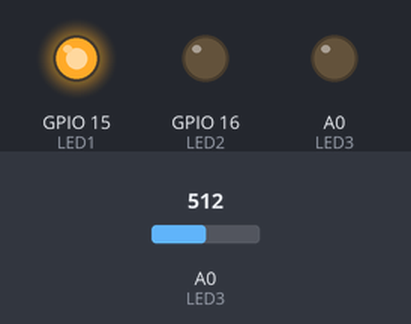
The program below on a simulated ESP8266 (NodeMCU). On the bench: output pins drawn as LEDs (lit = HIGH). Inputs (shaded band) come from the test bench; at power-on: A0 (LED3) = 512. What the program prints to the serial monitor is not drawn.

Above: at 0.2 s.
At 0.7 s:
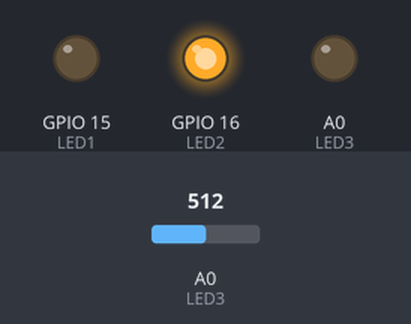
At 2.7 s:
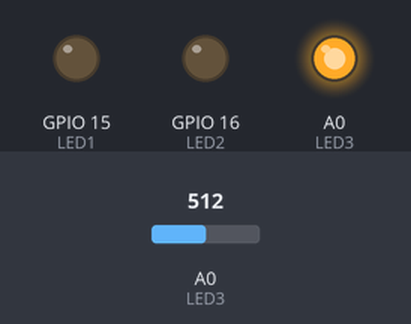
Timing chart, 0 to 3.5 s (numbered marks = the images above):
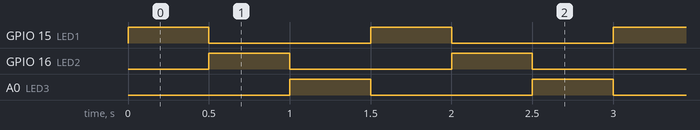

Measured:
- by itself, GPIO 15 (LED1), GPIO 16 (LED2), A0 (LED3): alternates HIGH for 0.50 s and LOW for 1.0 s
- by itself, everything shown: repeats every 1.5 s, in 4 steps

The program:

main.cpp
```cpp
#include <Arduino.h>

#define LED1 15  // Chân LED 1
#define LED2 16  // Chân LED 2
#define LED3 17  // Chân LED 3
#define TEMP_SENSOR_PIN 34

// Thiết lập
void setup() {
    Serial.begin(115200); // Bật Serial Monitor
    pinMode(LED1, OUTPUT);
    pinMode(LED2, OUTPUT);
    pinMode(LED3, OUTPUT);
}

// Vòng lặp chính
void loop() {
    // Đọc nhiệt độ
    int rawValue = analogRead(TEMP_SENSOR_PIN);
    float voltage = rawValue * (3.3 / 4095.0);
    float temperature = voltage * 100.0; // LM35: 10mV = 1°C

    // Hiển thị nhiệt độ lên Serial Monitor
    Serial.print("Nhiệt độ: ");
    Serial.print(temperature);
    Serial.println(" °C");

    // Nháy đèn lần lượt
    digitalWrite(LED1, HIGH);
    delay(500);
    digitalWrite(LED1, LOW);

    digitalWrite(LED2, HIGH);
    delay(500);
    digitalWrite(LED2, LOW);

    digitalWrite(LED3, HIGH);
    delay(500);
    digitalWrite(LED3, LOW);
}
```
